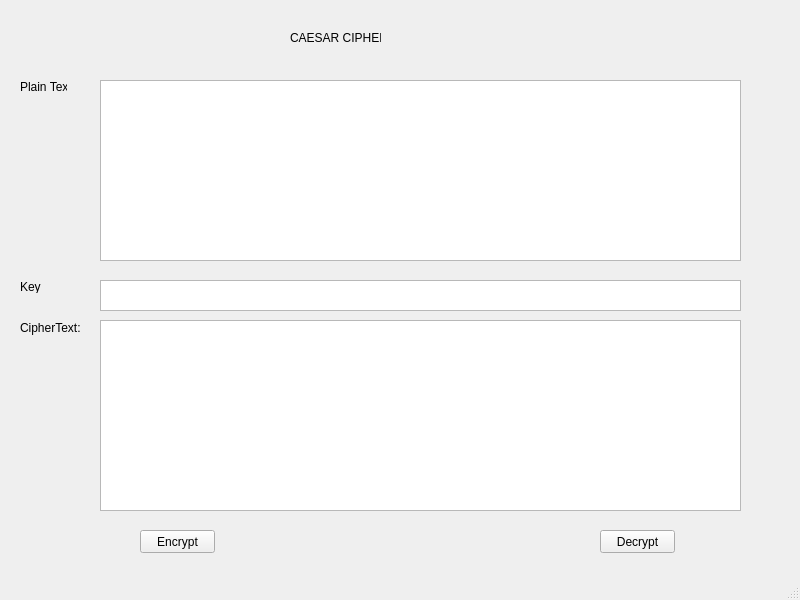
<?xml version="1.0" encoding="UTF-8"?>
<ui version="4.0">
 <class>MainWindow</class>
 <widget class="QMainWindow" name="MainWindow">
  <property name="geometry">
   <rect>
    <x>0</x>
    <y>0</y>
    <width>800</width>
    <height>600</height>
   </rect>
  </property>
  <property name="windowTitle">
   <string>MainWindow</string>
  </property>
  <widget class="QWidget" name="centralwidget">
   <widget class="QLabel" name="label">
    <property name="geometry">
     <rect>
      <x>290</x>
      <y>30</y>
      <width>91</width>
      <height>16</height>
     </rect>
    </property>
    <property name="text">
     <string>CAESAR CIPHER</string>
    </property>
   </widget>
   <widget class="QLabel" name="label_2">
    <property name="geometry">
     <rect>
      <x>20</x>
      <y>80</y>
      <width>47</width>
      <height>13</height>
     </rect>
    </property>
    <property name="text">
     <string>Plain Text</string>
    </property>
   </widget>
   <widget class="QLabel" name="label_3">
    <property name="geometry">
     <rect>
      <x>20</x>
      <y>280</y>
      <width>47</width>
      <height>13</height>
     </rect>
    </property>
    <property name="text">
     <string>Key</string>
    </property>
   </widget>
   <widget class="QLabel" name="label_4">
    <property name="geometry">
     <rect>
      <x>20</x>
      <y>320</y>
      <width>61</width>
      <height>16</height>
     </rect>
    </property>
    <property name="text">
     <string>CipherText:</string>
    </property>
   </widget>
   <widget class="QPushButton" name="btn_encrypt">
    <property name="geometry">
     <rect>
      <x>140</x>
      <y>530</y>
      <width>75</width>
      <height>23</height>
     </rect>
    </property>
    <property name="text">
     <string>Encrypt</string>
    </property>
   </widget>
   <widget class="QPushButton" name="btn_decrypt">
    <property name="geometry">
     <rect>
      <x>600</x>
      <y>530</y>
      <width>75</width>
      <height>23</height>
     </rect>
    </property>
    <property name="text">
     <string>Decrypt</string>
    </property>
   </widget>
   <widget class="QTextEdit" name="txt_plain_text">
    <property name="geometry">
     <rect>
      <x>100</x>
      <y>80</y>
      <width>641</width>
      <height>181</height>
     </rect>
    </property>
   </widget>
   <widget class="QTextEdit" name="txt_key">
    <property name="geometry">
     <rect>
      <x>100</x>
      <y>280</y>
      <width>641</width>
      <height>31</height>
     </rect>
    </property>
   </widget>
   <widget class="QTextEdit" name="txt_cipher_text">
    <property name="geometry">
     <rect>
      <x>100</x>
      <y>320</y>
      <width>641</width>
      <height>191</height>
     </rect>
    </property>
   </widget>
  </widget>
  <widget class="QMenuBar" name="menubar">
   <property name="geometry">
    <rect>
     <x>0</x>
     <y>0</y>
     <width>800</width>
     <height>21</height>
    </rect>
   </property>
  </widget>
  <widget class="QStatusBar" name="statusbar"/>
 </widget>
 <resources/>
 <connections/>
</ui>
